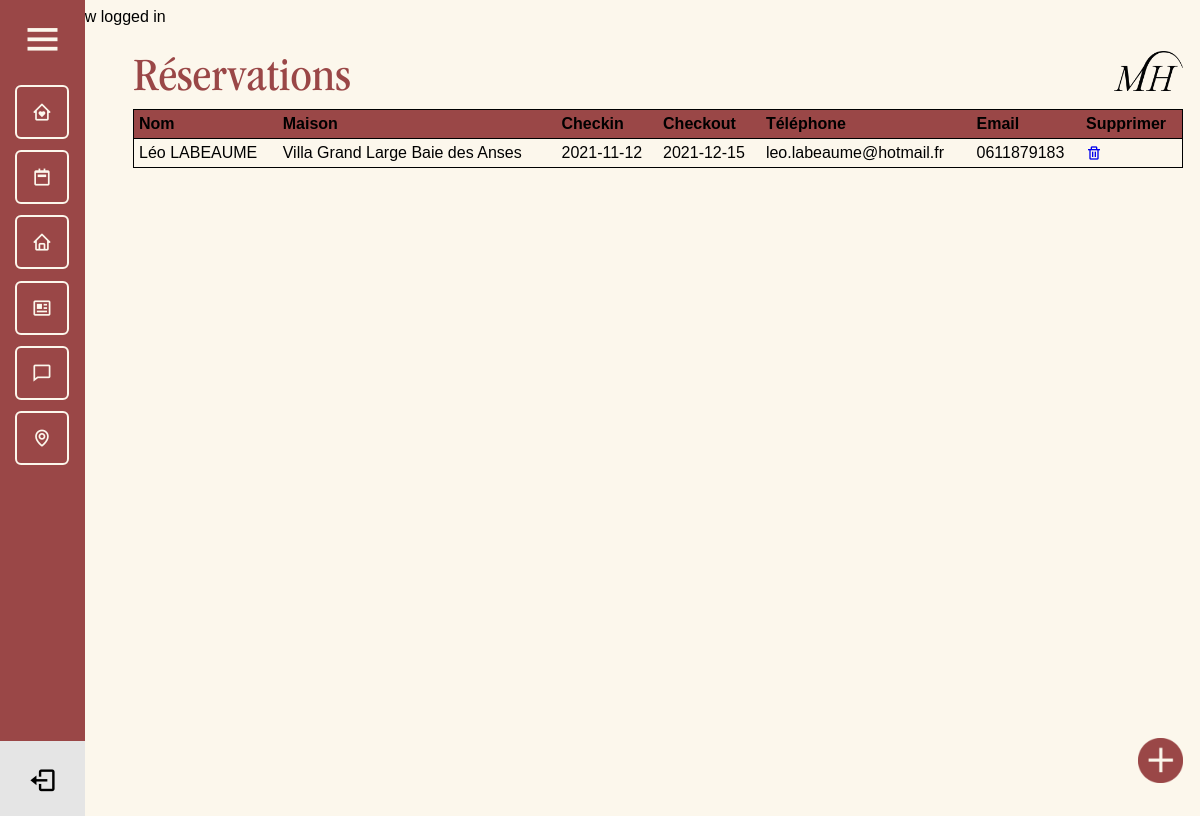
The app's page /admin/calendar.php (signed in) with its own data.
### tables this page shows
CREATE TABLE `calendar` (
  `id` int(11) NOT NULL,
  `libelle` varchar(255) NOT NULL,
  `email` varchar(150) NOT NULL,
  `phone` varchar(20) NOT NULL,
  `checkin` date NOT NULL,
  `checkout` date NOT NULL,
  `id_rooms` int(11) NOT NULL
);

CREATE TABLE `rooms` (
  `id` int(11) NOT NULL,
  `room_number` varchar(255) NOT NULL,
  `shortName` varchar(50) NOT NULL,
  `price` text NOT NULL,
  `details` text NOT NULL,
  `details2` text NOT NULL,
  `details3` text NOT NULL,
  `lieu` varchar(255) NOT NULL,
  `map` text NOT NULL,
  `photo` text NOT NULL,
  `photo_des` longtext NOT NULL,
  `photo2` longtext NOT NULL,
  `photo_des2` longtext NOT NULL,
  `photo3` longtext NOT NULL,
  `photo_des3` longtext NOT NULL,
  `photo4` longtext NOT NULL,
  `photo_des4` longtext NOT NULL,
  `photo5` longtext NOT NULL,
  `photo_des5` longtext NOT NULL,
  `photo6` longtext NOT NULL,
  `photo_des6` longtext NOT NULL,
  `photo7` longtext NOT NULL,
  `photo_des7` longtext NOT NULL,
  `photo8` longtext NOT NULL,
  `photo_des8` longtext NOT NULL,
  `photo9` longtext NOT NULL,
  `photo_des9` longtext NOT NULL,
  `photo10` longtext NOT NULL,
  `photo_des10` longtext NOT NULL,
  `photo11` longtext NOT NULL,
  `photo_des11` longtext NOT NULL,
  `photo12` longtext NOT NULL,
  `photo_des12` longtext NOT NULL,
  `photo13` longtext NOT NULL,
  `photo_des13` longtext NOT NULL,
  `photo14` longtext NOT NULL,
  `photo_des14` longtext NOT NULL,
  `photo15` longtext NOT NULL,
  `photo_des15` longtext NOT NULL,
  `photo16` longtext NOT NULL,
  `photo_des16` longtext NOT NULL,
  `photo17` longtext NOT NULL,
  `photo_des17` longtext NOT NULL,
  `photo18` longtext NOT NULL,
  `photo_des18` longtext NOT NULL,
  `photo19` longtext NOT NULL,
  `photo_des19` longtext NOT NULL,
  `photo20` longtext NOT NULL,
  `photo_des20` longtext NOT NULL,
  `photo21` longtext NOT NULL,
  `photo_des21` longtext NOT NULL,
  `photo22` longtext NOT NULL,
  `photo_des22` longtext NOT NULL,
  `photo23` longtext NOT NULL,
  `photo_des23` longtext NOT NULL,
  `photo24` longtext NOT NULL,
  `photo_des24` longtext NOT NULL,
  `eq1` longtext NOT NULL,
  `eq2` longtext NOT NULL,
  `eq3` longtext NOT NULL,
  `eq4` longtext NOT NULL,
  `eq5` longtext NOT NULL,
  `eq6` longtext NOT NULL,
  `eq7` longtext NOT NULL,
  `eq8` longtext NOT NULL,
  `eq9` longtext NOT NULL,
  `eq10` longtext NOT NULL,
  `eq11` longtext NOT NULL,
  `eq12` longtext NOT NULL,
  `eq13` longtext NOT NULL,
  `eq14` longtext NOT NULL,
  `eq15` longtext NOT NULL,
  `act1` longtext NOT NULL,
  `act2` longtext NOT NULL,
  `act3` longtext NOT NULL,
  `act4` varchar(80) NOT NULL,
  `act5` varchar(80) NOT NULL,
  `act6` varchar(80) NOT NULL,
  `act7` varchar(80) NOT NULL,
  `act8` varchar(80) NOT NULL,
  `act9` varchar(80) NOT NULL,
  `act10` varchar(80) NOT NULL,
  `act11` varchar(80) NOT NULL,
  `act12` varchar(80) NOT NULL,
  `act13` varchar(80) NOT NULL,
  `act14` varchar(80) NOT NULL,
  `act15` varchar(80) NOT NULL,
  `act16` varchar(80) NOT NULL,
  `act17` varchar(80) NOT NULL,
  `inte1` varchar(80) NOT NULL,
  `inte2` varchar(80) NOT NULL,
  `inte3` varchar(80) NOT NULL,
  `inte4` varchar(80) NOT NULL,
  `inte5` varchar(80) NOT NULL,
  `inte6` varchar(80) NOT NULL,
  `inte7` varchar(80) NOT NULL,
  `inte8` varchar(80) NOT NULL,
  `inte9` varchar(80) NOT NULL,
  `inte10` varchar(80) NOT NULL,
  `inte11` varchar(80) NOT NULL,
  `dist1` varchar(100) NOT NULL,
  `dist2` varchar(100) NOT NULL,
  `dist3` varchar(100) NOT NULL,
  `dist4` varchar(100) NOT NULL,
  `dist5` varchar(100) NOT NULL,
  `dist6` varchar(100) NOT NULL,
  `dist7` varchar(100) NOT NULL
);

### admin/calendar.php (the view, shortened to what this page needs)
<?php
require_once $_SERVER['DOCUMENT_ROOT'] . '/core/core.php';
include 'includes/header.php';
include 'includes/navigation.php';
$sql = "SELECT * FROM rooms INNER JOIN calendar WHERE rooms.id = calendar.id_rooms AND calendar.id > 5";
$result = $db->query($sql);
?>
<div class="admin_page">
    <div class="header_admin">
        <h1>Réservations</h1>
        <img src="../assets/png/LOGO_02_PNG_NOIR.png" alt="Logo Muriel">
    </div>
    <div class="admin_page_reserv">
        <table class="table table-striped table-condensed table-bordered">
            <thead>
                <tr>
                    <th>Nom</th>
                    <th>Maison</th>
                    <th>Checkin</th>
                    <th>Checkout</th>
                    <th>Téléphone</th>
                    <th>Email</th>
                    <th>Supprimer</th>
                </tr>
            </thead>
            <tbody>
                <?php while ($rows = $result->fetch(PDO::FETCH_ASSOC)) : ?>
                    <tr>
                        <td><?= $rows['libelle']; ?></td>
                        <td><?= $rows['room_number']; ?></td>
                        <td><?= $rows['checkin']; ?></td>
                        <td><?= $rows['checkout']; ?></td>
                        <td><?= $rows['email']; ?></td>
                        <td><?= $rows['phone']; ?></td>
                        <td>
                            <a href="calendar.php?delete=<?= $rows['id']; ?>"><i class='bx bx-trash'></i></a>
                        </td>
                    </tr>
                <?php endwhile; ?>
            </tbody>
        </table>
    </div>
    <div class="admin_page_reserv_button">
        <a href="add_calendar_choice.php"><img src="/assets/png/button_add.png" alt=""></a>
    </div>
</div>

### admin/css/style.css (style rules this page uses)
body { position: relative; min-height: 100vh; width: 100%; background-color: #FCF7EC; font-family: sans-serif; overflow-x: hidden; }
.admin_page { margin: 25px 25px 25px 125px; }
.admin_page .header_admin { display: flex; justify-content: space-between; }
.admin_page .header_admin h1 { font-family: ITCGaramondStd-BkNarrow; font-style: normal; font-weight: normal; font-size: 4vw; margin: 0; color: #9A4747; }
.admin_page .header_admin img { max-height: 40px; max-width: 90px; }
.admin_page_reserv table, .admin_page_comments table, .admin_page_users table { width: 100%; border-collapse: collapse; border: solid 1px; }
.admin_page_reserv th, .admin_page_comments th, .admin_page_users th { text-align: left; padding: 5px; }
.admin_page_reserv thead, .admin_page_comments thead, .admin_page_users thead { background-color: #9A4747; }
.admin_page_reserv tr, .admin_page_comments tr, .admin_page_users tr { border-bottom: solid 1px; }
.admin_page_reserv td, .admin_page_comments td, .admin_page_users td { padding: 5px; }
.admin_page_reserv_button { position: absolute; bottom: 0px; right: 0px; padding: 25px; }
.admin_page_reserv_button img { width: 45px; }

### records on screen
calendar: libelle "Léo LABEAUME", id_rooms.room_number "Villa Grand Large Baie des Anses", checkin "2021-11-12", checkout "2021-12-15", email "leo.labeaume@hotmail.fr", phone "0611879183"

### other values on screen
$_SESSION['logged_in'] "You are now logged in"
